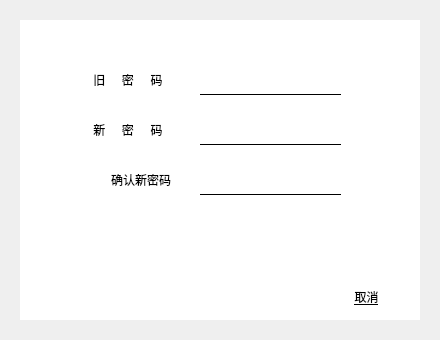
<?xml version="1.0" encoding="UTF-8"?>
<ui version="4.0">
 <class>alterPwd</class>
 <widget class="QWidget" name="alterPwd">
  <property name="geometry">
   <rect>
    <x>0</x>
    <y>0</y>
    <width>440</width>
    <height>340</height>
   </rect>
  </property>
  <property name="windowTitle">
   <string>Form</string>
  </property>
  <property name="styleSheet">
   <string notr="true">QWidget#widget{
	background-color: rgb(255, 255, 255);
}
QPushButton#submitButton{
border-style:none;
}
QPushButton#cancelButton{
border-style:none;
text-decoration:underline;
}
QLineEdit{
border:none;
border-bottom:1px solid rgb(0, 0, 0);
}</string>
  </property>
  <widget class="QWidget" name="widget" native="true">
   <property name="geometry">
    <rect>
     <x>20</x>
     <y>20</y>
     <width>400</width>
     <height>300</height>
    </rect>
   </property>
   <widget class="QPushButton" name="submitButton">
    <property name="geometry">
     <rect>
      <x>140</x>
      <y>210</y>
      <width>112</width>
      <height>51</height>
     </rect>
    </property>
    <property name="text">
     <string/>
    </property>
    <property name="icon">
     <iconset resource="resourse.qrc">
      <normaloff>:/img/button.png</normaloff>:/img/button.png</iconset>
    </property>
    <property name="iconSize">
     <size>
      <width>100</width>
      <height>60</height>
     </size>
    </property>
   </widget>
   <widget class="QLabel" name="newpwdLab2">
    <property name="geometry">
     <rect>
      <x>50</x>
      <y>150</y>
      <width>101</width>
      <height>20</height>
     </rect>
    </property>
    <property name="text">
     <string>确认新密码</string>
    </property>
    <property name="alignment">
     <set>Qt::AlignRight|Qt::AlignTrailing|Qt::AlignVCenter</set>
    </property>
   </widget>
   <widget class="QPushButton" name="cancelButton">
    <property name="geometry">
     <rect>
      <x>311</x>
      <y>260</y>
      <width>71</width>
      <height>34</height>
     </rect>
    </property>
    <property name="text">
     <string>取消</string>
    </property>
   </widget>
   <widget class="QLineEdit" name="newpwd2">
    <property name="geometry">
     <rect>
      <x>180</x>
      <y>150</y>
      <width>141</width>
      <height>25</height>
     </rect>
    </property>
   </widget>
   <widget class="QLineEdit" name="newpwd">
    <property name="geometry">
     <rect>
      <x>180</x>
      <y>100</y>
      <width>141</width>
      <height>25</height>
     </rect>
    </property>
   </widget>
   <widget class="QLabel" name="newpwdLab">
    <property name="geometry">
     <rect>
      <x>70</x>
      <y>100</y>
      <width>90</width>
      <height>20</height>
     </rect>
    </property>
    <property name="text">
     <string> 新     密     码</string>
    </property>
    <property name="alignment">
     <set>Qt::AlignLeading|Qt::AlignLeft|Qt::AlignVCenter</set>
    </property>
   </widget>
   <widget class="QLineEdit" name="oldpwd">
    <property name="geometry">
     <rect>
      <x>180</x>
      <y>50</y>
      <width>141</width>
      <height>25</height>
     </rect>
    </property>
   </widget>
   <widget class="QLabel" name="oldpwdLab">
    <property name="geometry">
     <rect>
      <x>70</x>
      <y>50</y>
      <width>90</width>
      <height>20</height>
     </rect>
    </property>
    <property name="text">
     <string> 旧     密     码</string>
    </property>
    <property name="alignment">
     <set>Qt::AlignLeading|Qt::AlignLeft|Qt::AlignVCenter</set>
    </property>
   </widget>
  </widget>
 </widget>
 <resources>
  <include location="resourse.qrc"/>
 </resources>
 <connections/>
</ui>
